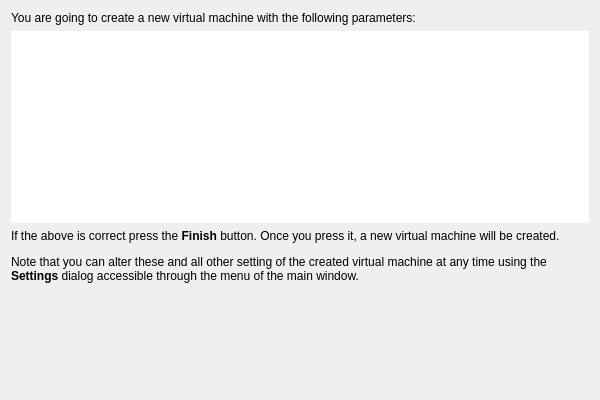
<?xml version="1.0" encoding="UTF-8"?>
<ui version="4.0">
 <comment>
 VBox frontends: Qt4 GUI ("VirtualBox"):

     Copyright (C) 2009 Sun Microsystems, Inc.

     This file is part of VirtualBox Open Source Edition (OSE), as
     available from http://www.virtualbox.org. This file is free software;
     you can redistribute it and/or modify it under the terms of the GNU
     General Public License (GPL) as published by the Free Software
     Foundation, in version 2 as it comes in the "COPYING" file of the
     VirtualBox OSE distribution. VirtualBox OSE is distributed in the
     hope that it will be useful, but WITHOUT ANY WARRANTY of any kind.

     Please contact Sun Microsystems, Inc., 4150 Network Circle, Santa
     Clara, CA 95054 USA or visit http://www.sun.com if you need
     additional information or have any questions.
 </comment>
 <class>UINewVMWzdPage5</class>
 <widget class="QWidget" name="UINewVMWzdPage5">
  <property name="sizePolicy">
   <sizepolicy hsizetype="Minimum" vsizetype="Minimum">
    <horstretch>0</horstretch>
    <verstretch>0</verstretch>
   </sizepolicy>
  </property>
  <property name="geometry">
   <rect>
    <x>0</x>
    <y>0</y>
    <width>600</width>
    <height>400</height>
   </rect>
  </property>
  <property name="sizePolicy">
   <sizepolicy hsizetype="Minimum" vsizetype="Minimum">
    <horstretch>0</horstretch>
    <verstretch>0</verstretch>
   </sizepolicy>
  </property>
  <layout class="QVBoxLayout" name="m_pLayout1">
   <property name="bottomMargin" >
    <number>0</number>
   </property>
   <item>
    <widget class="QILabel" name="m_pPage5Text1">
     <property name="text">
      <string>&lt;p&gt;You are going to create a new virtual machine with the following parameters:&lt;/p&gt;</string>
     </property>
     <property name="wordWrap">
      <bool>true</bool>
     </property>
    </widget>
   </item>
   <item>
    <widget class="QTextEdit" name="m_pSummaryText">
     <property name="sizePolicy">
      <sizepolicy hsizetype="Expanding" vsizetype="Fixed">
       <horstretch>0</horstretch>
       <verstretch>0</verstretch>
      </sizepolicy>
     </property>
     <property name="frameShape">
      <enum>QFrame::NoFrame</enum>
     </property>
     <property name="readOnly">
      <bool>true</bool>
     </property>
    </widget>
   </item>
   <item>
    <widget class="QILabel" name="m_pPage5Text2">
     <property name="text">
      <string>&lt;p&gt;If the above is correct press the &lt;b&gt;Finish&lt;/b&gt; button. Once you press it, a new virtual machine will be created. &lt;/p&gt;&lt;p&gt;Note that you can alter these and all other setting of the created virtual machine at any time using the &lt;b&gt;Settings&lt;/b&gt; dialog accessible through the menu of the main window.&lt;/p&gt;</string>
     </property>
     <property name="wordWrap">
      <bool>true</bool>
     </property>
    </widget>
   </item>
   <item>
    <spacer name="m_pSpacer1">
     <property name="sizeHint" stdset="0">
      <size>
       <width>0</width>
       <height>0</height>
      </size>
     </property>
    </spacer>
   </item>
  </layout>
 </widget>
 <customwidgets>
  <customwidget>
   <class>QILabel</class>
   <extends>QLabel</extends>
   <header>QILabel.h</header>
  </customwidget>
 </customwidgets>
 <resources/>
 <connections/>
</ui>
